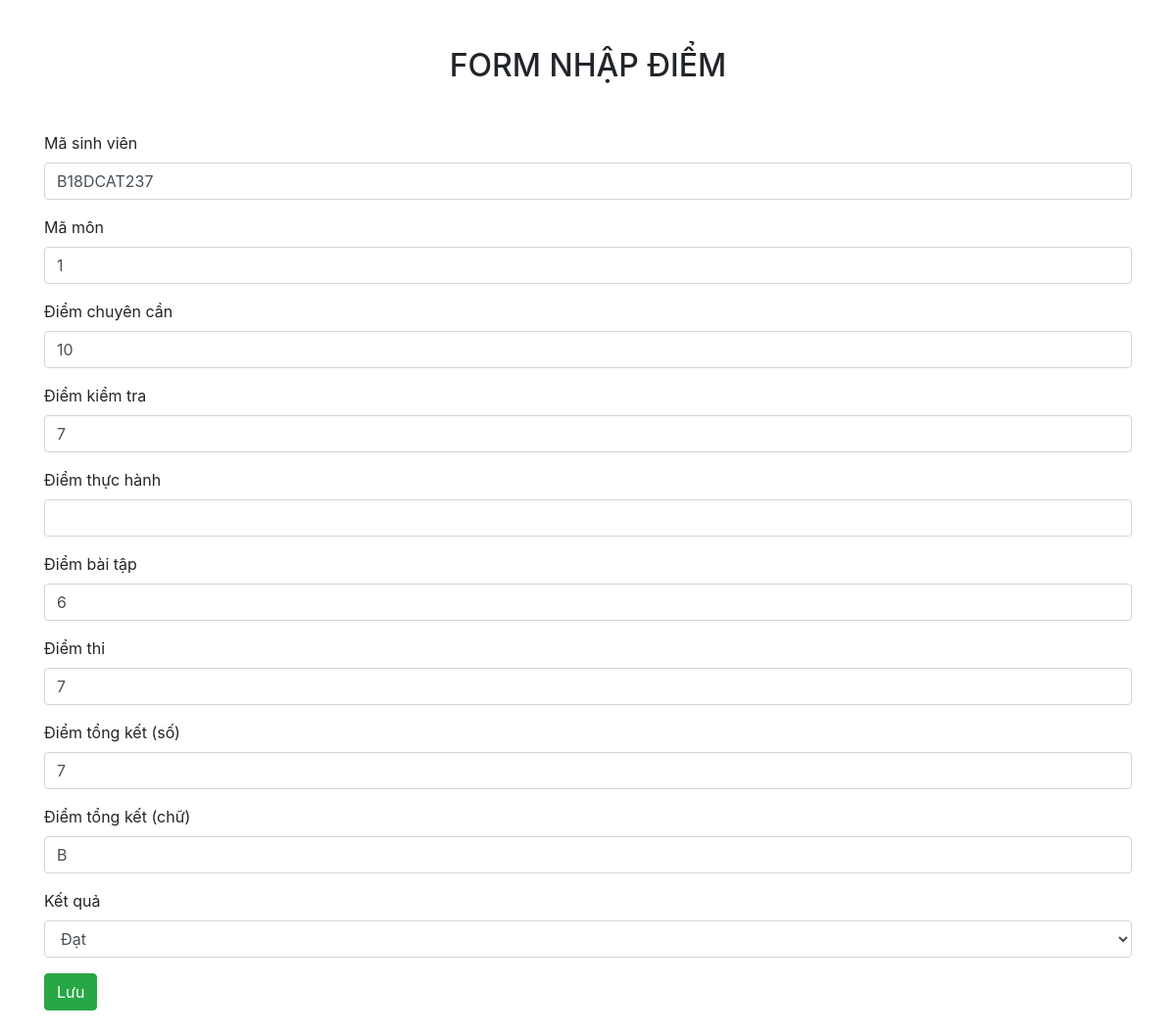
Page /backend/admin_mark/edit_mark.php?id=1 (signed in) on the committed database.
### tables this page shows
CREATE TABLE `transcript` (
  `transcriptID` int(11) NOT NULL,
  `studentID` varchar(10) NOT NULL,
  `subjectID` int(11) NOT NULL,
  `diemCC` float NOT NULL,
  `diemKT` float NOT NULL,
  `diemTH` float DEFAULT NULL,
  `diemBT` float DEFAULT NULL,
  `diemThi` float NOT NULL,
  `diemTK_so` float NOT NULL,
  `diemTK_chu` varchar(3) NOT NULL,
  `ketQua` varchar(10) NOT NULL
);

### database/dbhelper.php (called while the page is built, shortened)
<?php
function executeResult ($sql) {
    $conn = mysqli_connect(HOST, USERNAME, PASSWORD, DATABASE);
    $resultset = mysqli_query($conn, $sql);
    $list = [];
        while ($row = $resultset->fetch_assoc())
        $list[] = $row;
        return $list;
}

### backend/admin_mark/edit_mark.php (the view, shortened to what this page needs)
<?php
require_once "/xampp/htdocs/QuanLySinhVien/database/dbhelper.php";
$s_transcriptID = $s_studentID = $s_subjectID = $s_diemCC = $s_diemKT = $s_diemTH = $s_diemBT =
$s_diemThi = $s_diemTK_so = $s_diemTK_chu = $s_ketQua = '';
if (isset($_GET['id'])) {
    $id = $_GET['id'];
    $sql = "select * from transcript where transcriptID = '{$id}'";
    $markList = executeResult($sql);
    if (count($markList) > 0) {
        foreach ($markList as $std) {
            $s_studentID = $std['studentID'];
            $s_subjectID = $std['subjectID'];
            $s_diemCC = $std['diemCC'];
            $s_diemKT = $std['diemKT'];
            $s_diemTH = $std['diemTH'];
            $s_diemBT = $std['diemBT'];
            $s_diemThi = $std['diemThi'];
            $s_diemTK_so = $std['diemTK_so'];
            $s_diemTK_chu = $std['diemTK_chu'];
            $s_ketQua = $std['ketQua'];
        }
    } else {
        $id = '';
    }
}
?>
<!DOCTYPE html>
<html>
<head>
    <link rel="stylesheet" href="https://maxcdn.bootstrapcdn.com/bootstrap/4.4.1/css/bootstrap.min.css">
</head>
<body>
    <div class="container">
        <div class="panel panel-primary">
            <div class="panel-heading">
                <h2 class="text-center my-5">FORM NHẬP ĐIỂM</h2>
            </div>
            <div class="panel-body">
                <form method="post" action="<?php echo htmlspecialchars($_SERVER["PHP_SELF"]); ?>">
                    <div class="form-group">
                        <label for="studentID">Mã sinh viên</label>
                        <input required="true" type="text" class="form-control" id="studentID"
                        name="studentID" value="<?=$s_studentID?>">
                    </div>
                    <div class="form-group">
                        <label for="subjectID">Mã môn</label>
                        <input required="true" type="text" class="form-control" id="subjectID"
                        name="subjectID" value="<?=$s_subjectID?>">
                    </div>
                    <div class="form-group">
                        <label for="diemCC">Điểm chuyên cần</label>
                        <input required="true" type="text" class="form-control" id="diemCC"
                        name="diemCC" value="<?=$s_diemCC?>">
                    </div>
                    <div class="form-group">
                        <label for="diemKT">Điểm kiểm tra</label>
                        <input required="true" type="text" class="form-control" id="diemKT"
                        name="diemKT" value="<?=$s_diemKT?>">
                    </div>
                    <div class="form-group">
                        <label for="diemTH">Điểm thực hành</label>
                        <input type="text" class="form-control" id="diemTH"
                        name="diemTH" value="<?=$s_diemTH?>">
                    </div>
                    <div class="form-group">
                        <label for="diemBT">Điểm bài tập</label>
                        <input type="text" class="form-control" id="diemBT"
                        name="diemBT" value="<?=$s_diemBT?>">
                    </div>
                    <div class="form-group">
                        <label for="diemThi">Điểm thi</label>
                        <input required="true" type="text" class="form-control" id="diemThi"
                        name="diemThi" value="<?=$s_diemThi?>">
                    </div>
                    <div class="form-group">
                        <label for="diemTK_so">Điểm tổng kết (số)</label>
                        <input required="true" type="text" class="form-control" id="diemTK_so"
                        name="diemTK_so" value="<?=$s_diemTK_so?>">
                    </div>
                    <div class="form-group">
                        <label for="diemTK_chu">Điểm tổng kết (chữ)</label>
                        <input required="true" type="text" class="form-control" id="diemTK_chu"
                        name="diemTK_chu" value="<?=$s_diemTK_chu?>">
                    </div>
                    <div class="form-group">
                      <label for="ketQua">Kết quả</label>
                      <select class="form-control" name="ketQua" id="" value="<?=$s_ketQua?>">
                        <option>Đạt</option>
                      </select>
                    </div>
                    <button class="btn btn-success mb-4" >Lưu</button>
                </form>
            </div>
        </div>
    </div>
</body>
</html>

### rows in the picture
transcript: studentID "B18DCAT237", subjectID "1", diemCC "10", diemKT "7", diemBT "6", diemThi "7", diemTK_so "7", diemTK_chu "B", ketQua "Đạt"
